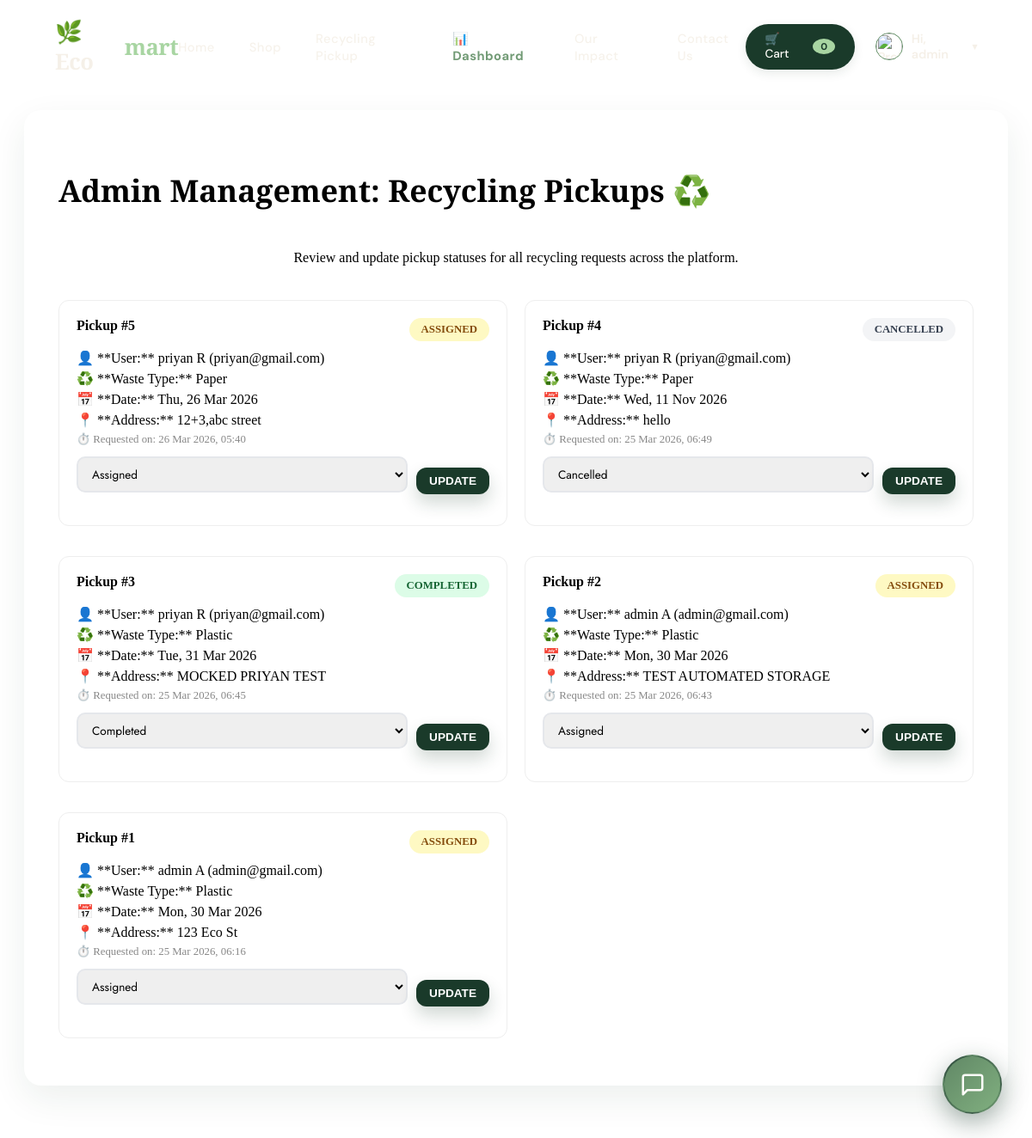
Before: /manage-pickups/ (signed in) with the older database file.
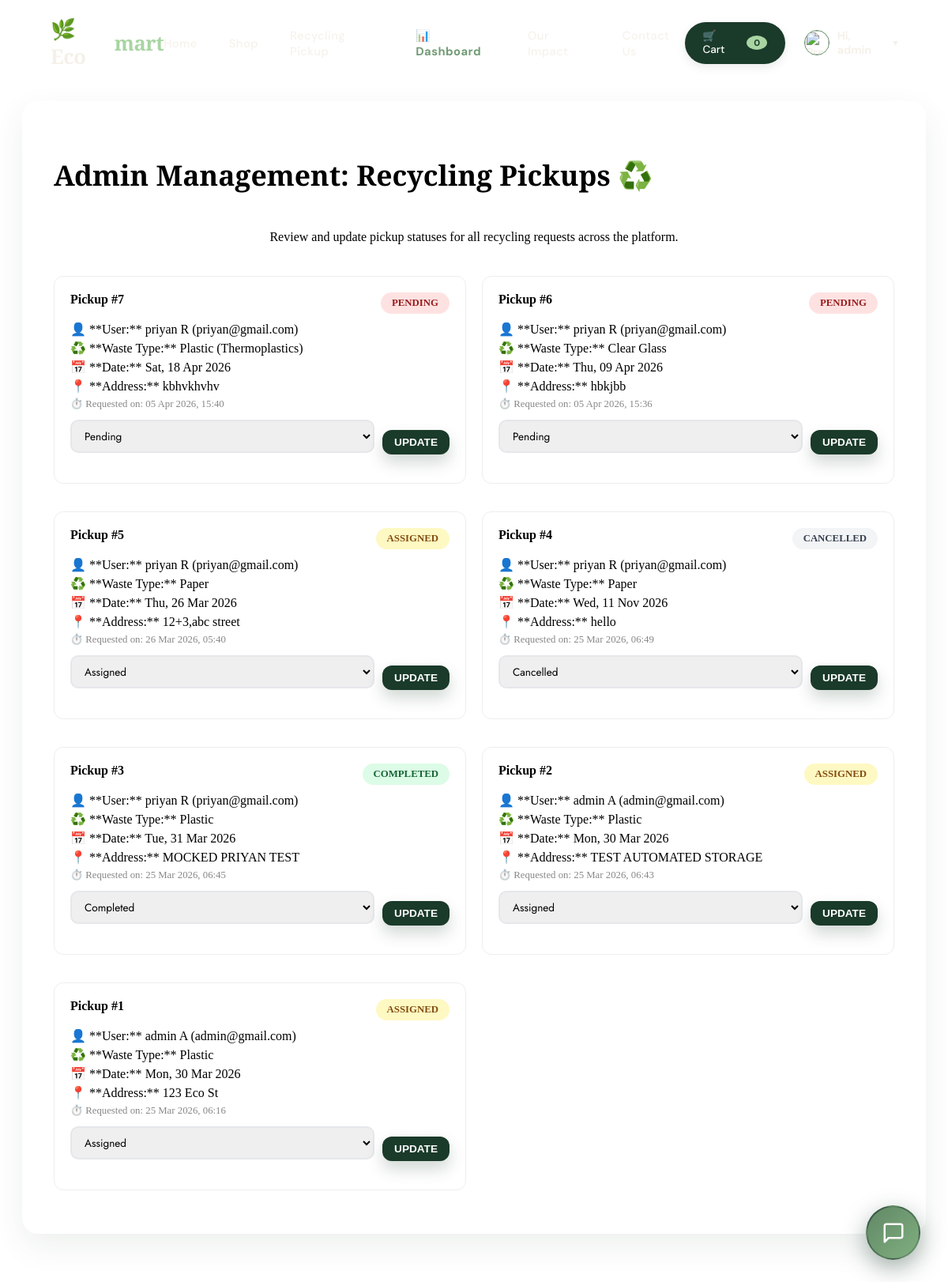
After: the same page with the newer database file.
### myapp/models.py (models this page shows, shortened)
class PickupRequest(models.Model):
    WASTE_TYPES = (
        ('Plastic', 'Plastic'),
        ('Electronic', 'Electronic/E-Waste'),
        ('Thermoplastics', 'Plastic - Thermoplastics'),
        ('Thermosetting Plastics', 'Plastic - Thermosetting Plastics'),
        ('Biodegradable Plastics', 'Plastic - Biodegradable Plastics'),
        ('Non-biodegradable Plastics', 'Plastic - Non-biodegradable Plastics'),
        ('IT Equipment', 'E-Waste - IT Equipment'),
        ('Telecommunication Devices', 'E-Waste - Telecommunication Devices'),
        ('Consumer Electronics', 'E-Waste - Consumer Electronics'),
        ('Lighting Equipment', 'E-Waste - Lighting Equipment'),
        ('Electrical Tools', 'E-Waste - Electrical Tools'),
        ('Medical Devices', 'E-Waste - Medical Devices'),
        ('Paper', 'Paper'),
        ('Cardboard', 'Paper - Cardboard'),
        ('Newspapers', 'Paper - Newspapers'),
        ('Office Paper', 'Paper - Office Paper'),
        ('Magazines', 'Paper - Magazines'),
        ('Books', 'Paper - Books'),
        ('Metal', 'Metal'),
        ('Aluminum Cans', 'Metal - Aluminum Cans'),
        ('Steel/Tin Cans', 'Metal - Steel/Tin Cans'),
        ('Scrap Metal', 'Metal - Scrap Metal'),
        ('Copper Wire', 'Metal - Copper Wire'),
        ('Glass', 'Glass'),
        ('Clear Glass', 'Glass - Clear Glass'),
        ('Green Glass', 'Glass - Green Glass'),
        ('Brown Glass', 'Glass - Brown Glass'),
        ('Other', 'Other'),
    )
    STATUS_CHOICES = (
        ('Pending', 'Pending'),
        ('Assigned', 'Assigned'),
        ('Completed', 'Completed'),
        ('Cancelled', 'Cancelled'),
    )
    user = models.ForeignKey(Register, on_delete=models.CASCADE)
    waste_type = models.CharField(max_length=50, choices=WASTE_TYPES)
    sub_waste_type = models.CharField(max_length=50, blank=True, null=True)
    pickup_date = models.DateField()
    address = models.TextField()
    status = models.CharField(max_length=20, choices=STATUS_CHOICES, default='Pending')
    created_at = models.DateTimeField(auto_now_add=True)

class Register(models.Model):
    first_name = models.CharField(max_length=100)
    last_name = models.CharField(max_length=100)
    email = models.EmailField(max_length=100, unique=True)
    phone = models.CharField(
        max_length=10,
        validators=[phone_validator],
        unique=True
    )
    city = models.CharField(max_length=100, blank=True)
    password = models.CharField(max_length=100)
    confirm_password = models.CharField(max_length=100)
    profile_img = models.ImageField(upload_to='profile_pics', null=True, blank=True)
    ROLE_CHOICES = (
        ('User', 'User'),
        ('Admin', 'Admin'),
    )
    role = models.CharField(max_length=10, choices=ROLE_CHOICES, default='User')

### myapp/views.py (the view, shortened to what this page needs)
# urls.py: path('manage-pickups/', views.admin_manage_pickups, name='admin_manage_pickups'),
def admin_manage_pickups(request):
    if 'user_id' not in request.session or request.session.get('user_role') != 'Admin':
        return redirect('signin')
    pickups = PickupRequest.objects.all().order_by('-created_at')
    return render(request, 'Pages/admin_pickups.html', {'pickups': pickups})

### myapp/context_processors.py (called while the page is built)
def cart_count(request):
    count = 0
    user_role = request.session.get('user_role', 'User')
    if 'user_id' in request.session:
        user_id = request.session['user_id']
        try:
            user = Register.objects.get(id=user_id)
            if user.role != user_role:
                request.session['user_role'] = user.role
                user_role = user.role
        except Register.DoesNotExist:
            request.session.flush()
            return {'cart_count': 0, 'user_role': 'User'}
        cart_items = Cart.objects.filter(user_id=user_id)
        count = sum(item.quantity for item in cart_items)
    return {
        'cart_count': count,
        'user_role': user_role
    }

### myapp/templates/Pages/admin_pickups.html (shortened to what this page needs)
{% extends 'base.html' %}
{% load static %}
{% block content %}
<link rel="stylesheet" href="{% static 'Styles/pickup.css' %}">
<section class="pickup-section">
    <div class="pickup-container" style="max-width: 1200px;">
        <h1 class="pickup-title">Admin Management: Recycling Pickups ♻️</h1>
        <p style="text-align: center; color: var(--sage-secondary); margin-bottom: 40px;">
            Review and update pickup statuses for all recycling requests across the platform.
        </p>
        <div style="display: grid; grid-template-columns: repeat(auto-fill, minmax(350px, 1fr)); gap: 20px;">
            {% for p in pickups %}
            <div class="admin-card">
                <div style="display: flex; justify-content: space-between; margin-bottom: 10px;">
                    <span style="font-weight: 700; color: var(--forest-primary);">Pickup #{{ p.id }}</span>
                    <span class="status-badge status-{{ p.status|lower }}">{{ p.status }}</span>
                </div>
                <p style="margin: 5px 0;">👤 **User:** {{ p.user.first_name }} {{ p.user.last_name }} ({{ p.user.email }})</p>
                <p style="margin: 5px 0;">♻️ **Waste Type:** {{ p.waste_type }}{% if p.sub_waste_type %} ({{ p.sub_waste_type }}){% endif %}</p>
                <p style="margin: 5px 0;">📅 **Date:** {{ p.pickup_date|date:"D, d M Y" }}</p>
                <p style="margin: 5px 0;">📍 **Address:** {{ p.address }}</p>
                <p style="margin: 5px 0; font-size: 0.8rem; color: #888;">⏱️ Requested on: {{ p.created_at|date:"d M Y, H:i" }}</p>
                <form action="{% url 'admin_manage_pickups' %}" method="POST" class="update-status-form">
                    <select name="status" class="form-input" style="padding: 8px 12px; font-size: 0.85rem;">
                        <option value="Pending" {% if p.status == 'Pending' %}selected{% endif %}>Pending</option>
                        <option value="Assigned" {% if p.status == 'Assigned' %}selected{% endif %}>Assigned</option>
                        <option value="Completed" {% if p.status == 'Completed' %}selected{% endif %}>Completed</option>
                        <option value="Cancelled" {% if p.status == 'Cancelled' %}selected{% endif %}>Cancelled</option>
                    </select>
                    <button type="submit" class="submit-pickup" style="padding: 8px 15px; font-size: 0.85rem; width: auto;">Update</button>
                </form>
            </div>
            {% endfor %}
        </div>
    </div>
</section>
{% endblock %}

Changed rows visible on the page:
added PickupRequest: id "7", status "PENDING", user.first_name "priyan", user.last_name "R", user.email "priyan@gmail.com", waste_type "Plastic", sub_waste_type "Thermoplastics", pickup_date "Sat, 18 Apr 2026", address "kbhvkhvhv", created_at "05 Apr 2026, 15:40", status "Pending"
added PickupRequest: id "6", status "PENDING", user.first_name "priyan", user.last_name "R", user.email "priyan@gmail.com", waste_type "Clear Glass", pickup_date "Thu, 09 Apr 2026", address "hbkjbb", created_at "05 Apr 2026, 15:36", status "Pending"
